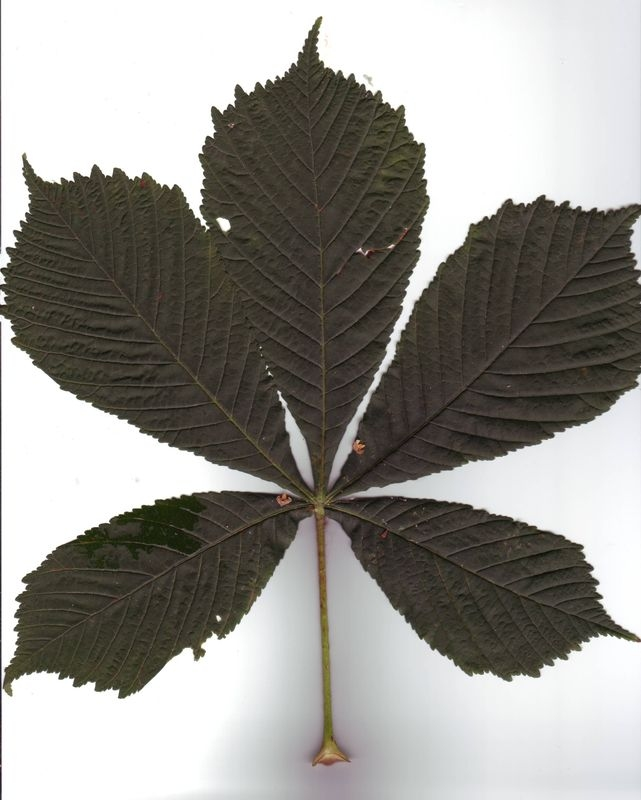
#> input picture Domasni/DomasnaRabota3/database/11628.jpg, 641 x 800 px
$ python DomasnaRabota3.27.py
#> lines starting #> are read from the running program, lines starting #| are printed output that depends on the picture; after the words box and inside, x2 and y2 are one past the last pixel; in counts of white or black regions, pixels touching at a corner belong together
import cv2

image = cv2.imread('database/11628.jpg')
#> image is the input picture: shape (800, 641, 3); mean B, G, R 144.5, 149.3, 151.4
gray = cv2.cvtColor(image, cv2.COLOR_BGR2GRAY)
_, segmented_image = cv2.threshold(gray, 127, 255, cv2.THRESH_BINARY)
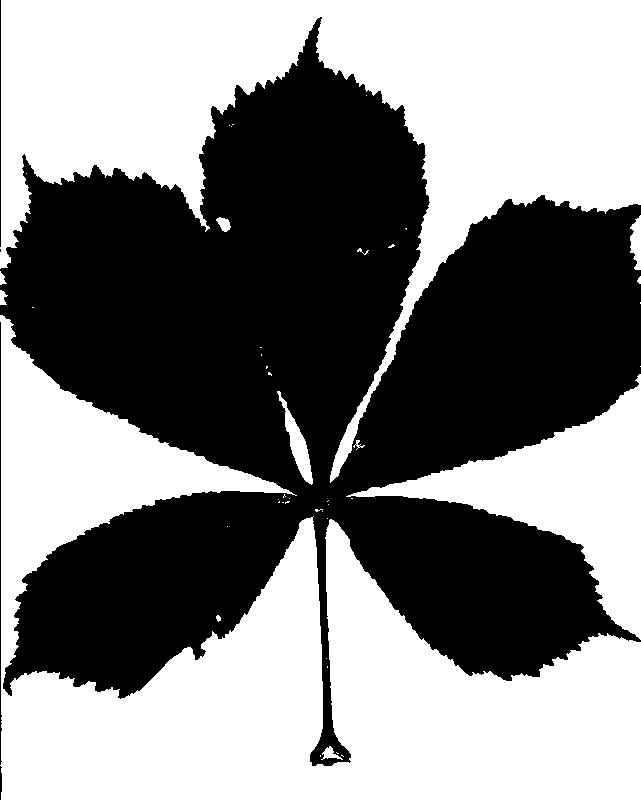
#> segmented_image: shape (800, 641); 51.3% white; 5 black regions (1 under 20 px), largest, box (x1, y1, x2, y2) and area: (0, 17, 641, 766) 249231, (0, 322, 2, 765) 451, (0, 0, 1, 247) 247, (0, 766, 2, 800) 54
edges = cv2.Canny(segmented_image, 30, 100)
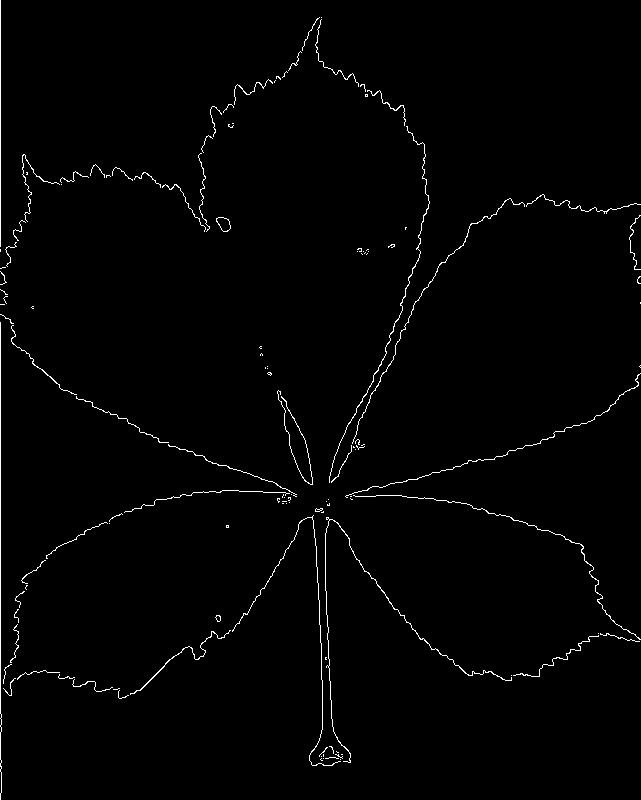
#> edges: shape (800, 641); 1.3% white in thin lines or dots
contours, _ = cv2.findContours(edges, cv2.RETR_EXTERNAL, cv2.CHAIN_APPROX_SIMPLE)
#> contours = 127 contours, 117 with area under 20; largest, box (x1, y1, x2, y2) and area: (216, 217, 231, 232) 138, (325, 517, 512, 763) 72, (329, 126, 430, 483) 61, (130, 630, 231, 695) 52, (353, 495, 641, 640) 40
contour_image = image.copy()
cv2.drawContours(contour_image, contours, -1, (255), 2)
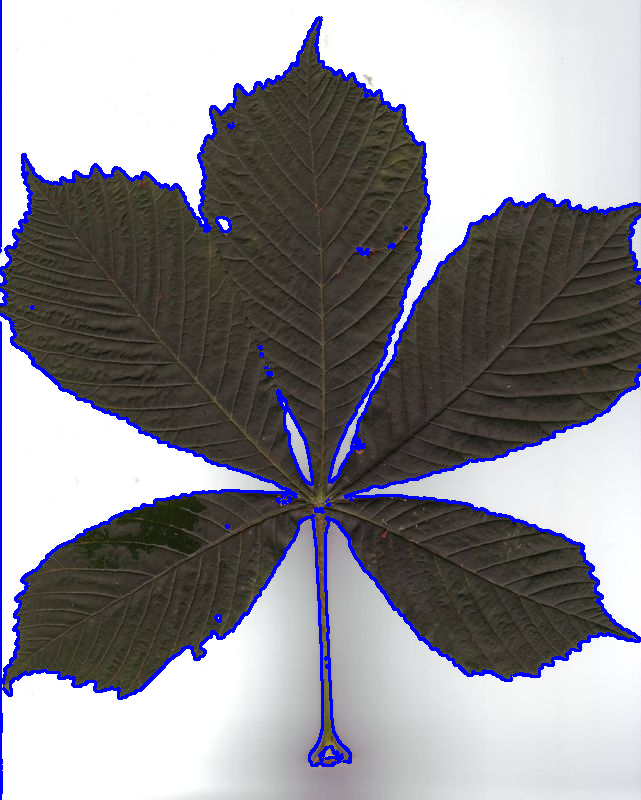
#> contour_image: shape (800, 641, 3); 4.14% of pixels changed, all inside (x1, y1, x2, y2) = (0, 0, 641, 800)
cv2.imshow('Original Image', image)
cv2.imshow('Segmented Image', segmented_image)
cv2.imshow('Contours', contour_image)
cv2.waitKey(0)
cv2.destroyAllWindows()

$ run again, with Domasni/DomasnaRabota3/database/1.jpg copied over Domasni/DomasnaRabota3/database/11628.jpg
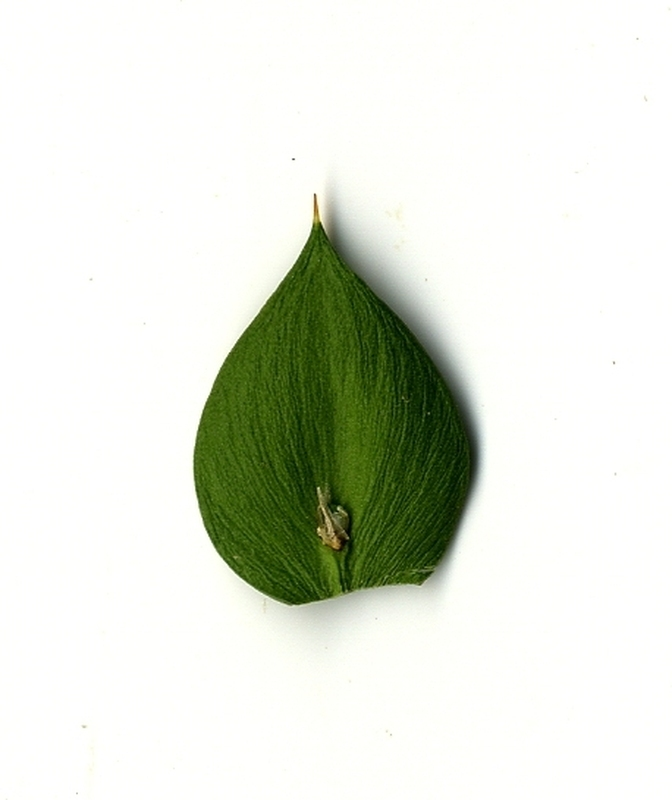
#> input picture Domasni/DomasnaRabota3/database/1.jpg, 672 x 800 px
#> image is the input picture: shape (800, 672, 3); mean B, G, R 218, 228.9, 224.7
#> segmented_image: shape (800, 672); 86.2% white; 6 black regions (4 under 20 px), largest, box (x1, y1, x2, y2) and area: (194, 220, 479, 605) 74103, (314, 194, 316, 214) 37
#> `edges = cv2.Canny(segmented_image, 30, 100)`:
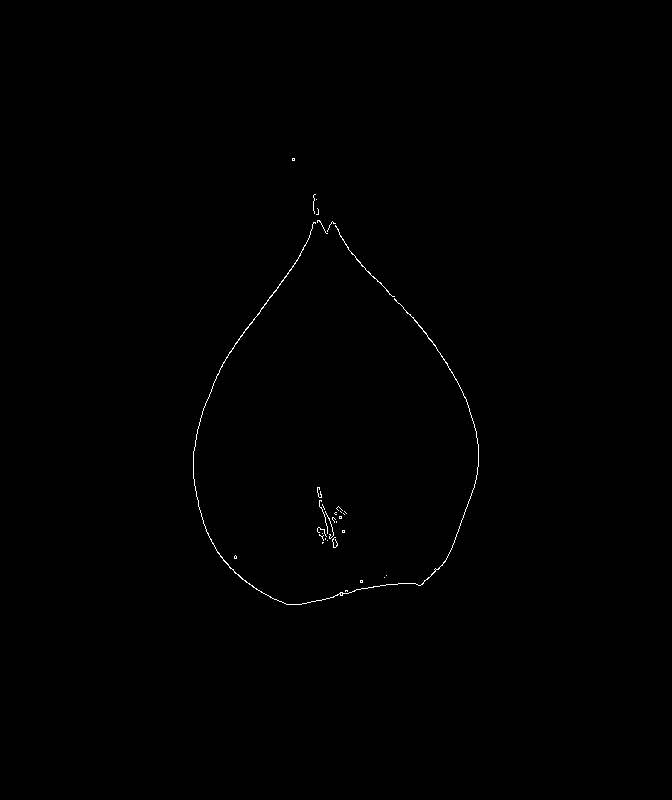
#> edges: shape (800, 672); 0.26% white in thin lines or dots, all inside (x1, y1, x2, y2) = (193, 158, 479, 605)
#> contours = 33 contours, 31 with area under 20; largest, box (x1, y1, x2, y2) and area: (193, 222, 479, 605) 132, (335, 225, 395, 297) 22
#> `cv2.drawContours(contour_image, contours, -1, (255), 2)`:
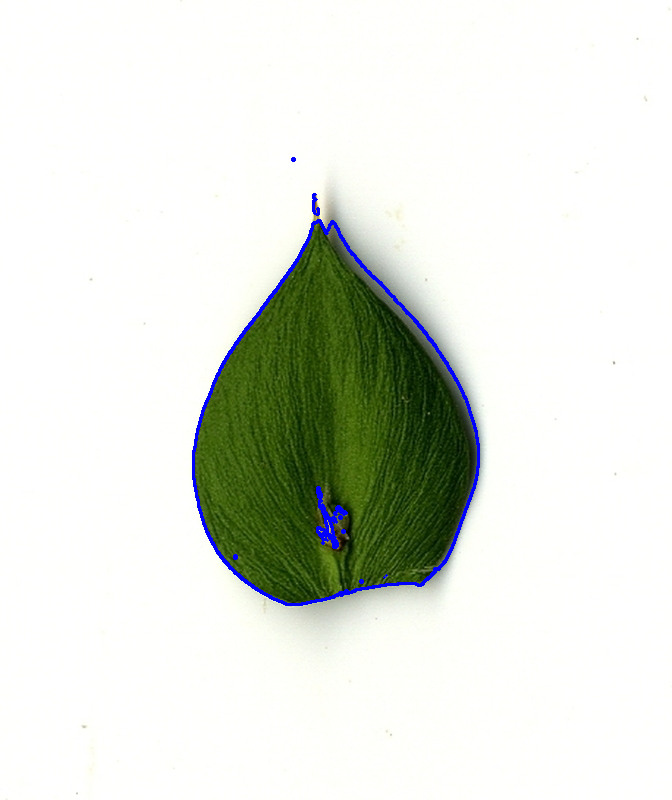
#> contour_image: shape (800, 672, 3); 0.88% of pixels changed, all inside (x1, y1, x2, y2) = (192, 157, 480, 606)

$ run again, with Domasni/DomasnaRabota3/database/10000.jpg copied over Domasni/DomasnaRabota3/database/11628.jpg
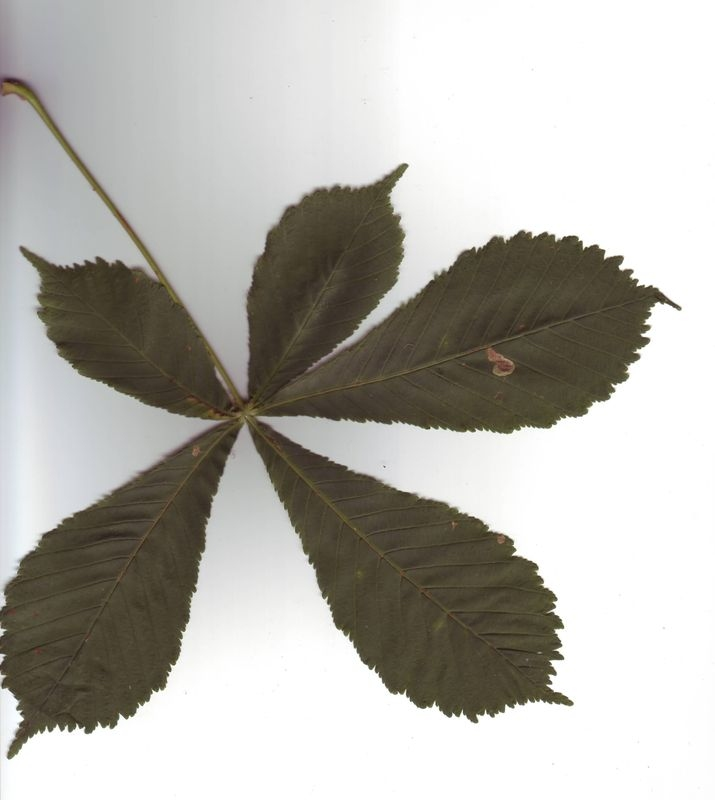
#> input picture Domasni/DomasnaRabota3/database/10000.jpg, 715 x 800 px
#> image is the input picture: shape (800, 715, 3); mean B, G, R 173.9, 179.8, 181.8
#> `_, segmented_image = cv2.threshold(gray, 127, 255, cv2.THRESH_BINARY)`:
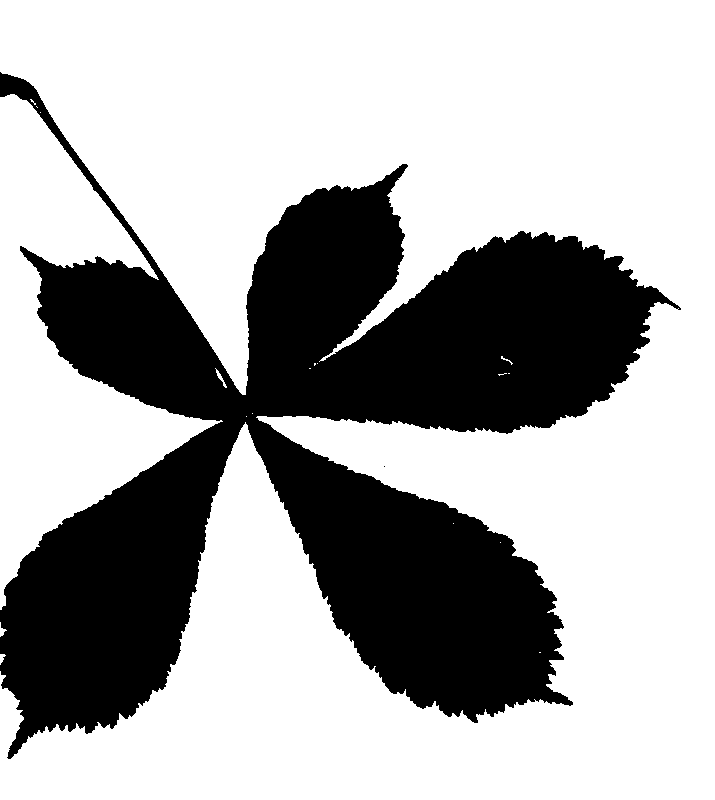
#> segmented_image: shape (800, 715); 67.7% white; 2 black regions (1 under 20 px), largest, box (x1, y1, x2, y2) and area: (0, 72, 681, 759) 184832
#> edges: shape (800, 715); 0.95% white in thin lines or dots, all inside (x1, y1, x2, y2) = (0, 72, 681, 759)
#> contours = 80 contours, 70 with area under 20; largest, box (x1, y1, x2, y2) and area: (0, 72, 351, 395) 142, (0, 93, 159, 280) 119, (320, 207, 476, 361) 72, (0, 422, 221, 610) 55, (7, 711, 110, 759) 38
#> `cv2.drawContours(contour_image, contours, -1, (255), 2)`:
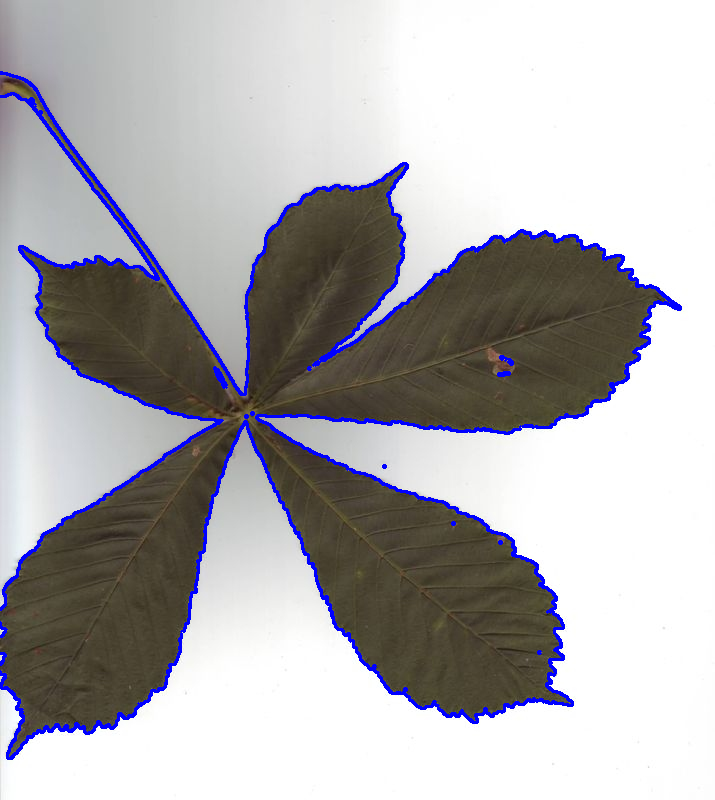
#> contour_image: shape (800, 715, 3); 3.22% of pixels changed, all inside (x1, y1, x2, y2) = (0, 71, 682, 760)

$ run again, with Domasni/DomasnaRabota3/database/10001.jpg copied over Domasni/DomasnaRabota3/database/11628.jpg
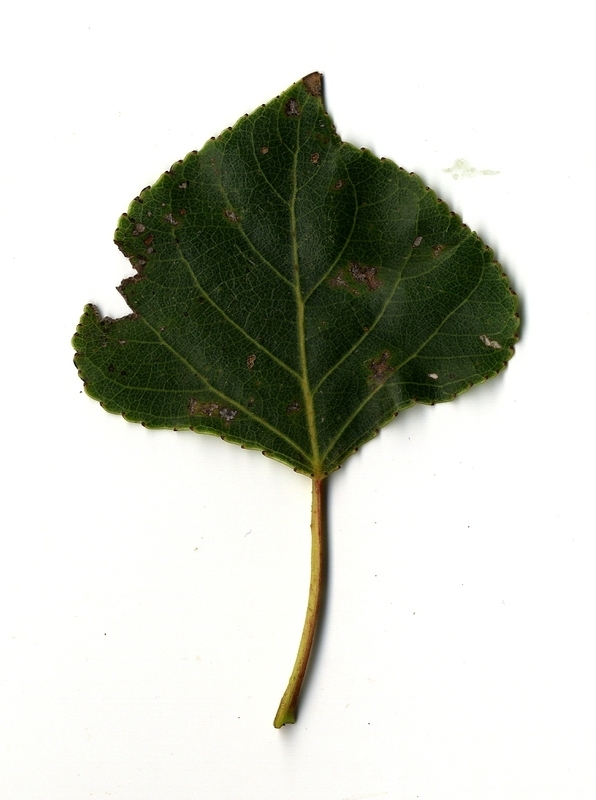
#> input picture Domasni/DomasnaRabota3/database/10001.jpg, 596 x 800 px
#> image is the input picture: shape (800, 596, 3); mean B, G, R 195.5, 204.3, 201.6
#> segmented_image: shape (800, 596); 76.3% white; 20 black regions (19 under 20 px), largest, box (x1, y1, x2, y2) and area: (73, 72, 524, 728) 113091
#> `edges = cv2.Canny(segmented_image, 30, 100)`:
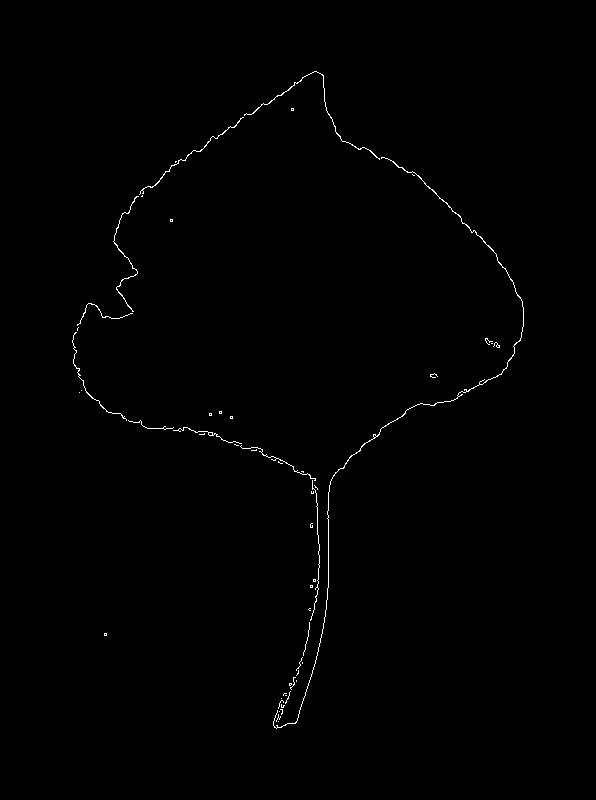
#> edges: shape (800, 596); 0.5% white in thin lines or dots, all inside (x1, y1, x2, y2) = (72, 71, 524, 729)
#> contours = 54 contours, 49 with area under 20; largest, box (x1, y1, x2, y2) and area: (273, 157, 524, 729) 114, (244, 71, 380, 160) 42, (113, 196, 139, 312) 34, (139, 117, 244, 195) 34, (72, 332, 127, 421) 20
#> `cv2.drawContours(contour_image, contours, -1, (255), 2)`:
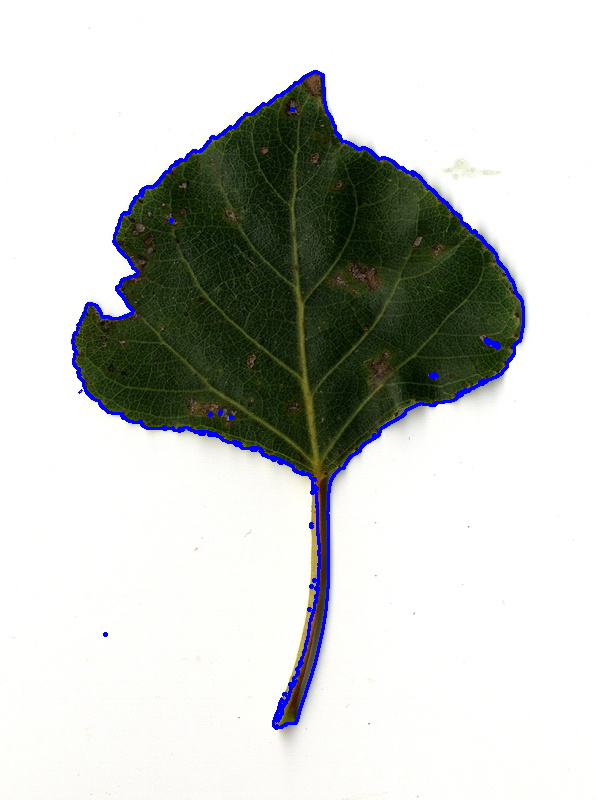
#> contour_image: shape (800, 596, 3); 1.65% of pixels changed, all inside (x1, y1, x2, y2) = (71, 70, 525, 730)
